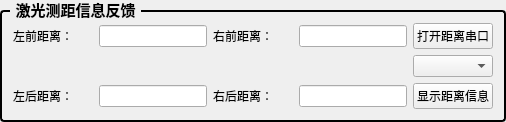
         <widget class="QGroupBox" name="groupBox_36">
          <property name="sizePolicy">
           <sizepolicy hsizetype="Preferred" vsizetype="Maximum">
            <horstretch>0</horstretch>
            <verstretch>0</verstretch>
           </sizepolicy>
          </property>
          <property name="maximumSize">
           <size>
            <width>16777215</width>
            <height>170</height>
           </size>
          </property>
          <property name="font">
           <font>
            <family>Microsoft YaHei UI</family>
            <pointsize>11</pointsize>
            <bold>true</bold>
           </font>
          </property>
          <property name="styleSheet">
           <string notr="true">QGroupBox {
    border: 2px solid #000000; /* 2px宽的黑色边框，可根据需要调整粗细和颜色 */
    border-radius: 4px; /* 可选：添加边框圆角 */
    margin-top: 10px; /* 为标题留出空间 */
}
QGroupBox::title {
    subcontrol-origin: margin;
    subcontrol-position: top left; /* 标题位置 */
    left: 10px; /* 标题左侧间距 */
    padding: 0 3px 0 3px; /* 标题文字周围留白 */
}</string>
          </property>
          <property name="title">
           <string>激光测距信息反馈</string>
          </property>
          <layout class="QGridLayout" name="gridLayout_16">
           <item row="0" column="0">
            <layout class="QGridLayout" name="gridLayout_23">
             <item row="0" column="2">
              <widget class="QLabel" name="label_343">
               <property name="sizePolicy">
                <sizepolicy hsizetype="Minimum" vsizetype="Preferred">
                 <horstretch>0</horstretch>
                 <verstretch>0</verstretch>
                </sizepolicy>
               </property>
               <property name="minimumSize">
                <size>
                 <width>80</width>
                 <height>0</height>
                </size>
               </property>
               <property name="maximumSize">
                <size>
                 <width>50</width>
                 <height>16777215</height>
                </size>
               </property>
               <property name="text">
                <string>右前距离：</string>
               </property>
              </widget>
             </item>
             <item row="2" column="3">
              <widget class="QLineEdit" name="Distance3"/>
             </item>
             <item row="0" column="1">
              <widget class="QLineEdit" name="Distance0"/>
             </item>
             <item row="1" column="4">
              <widget class="QComboBox" name="comboBoxPortNameDistance">
               <property name="sizePolicy">
                <sizepolicy hsizetype="Maximum" vsizetype="Maximum">
                 <horstretch>0</horstretch>
                 <verstretch>0</verstretch>
                </sizepolicy>
               </property>
               <property name="minimumSize">
                <size>
                 <width>20</width>
                 <height>0</height>
                </size>
               </property>
               <property name="maximumSize">
                <size>
                 <width>200</width>
                 <height>30</height>
                </size>
               </property>
              </widget>
             </item>
             <item row="2" column="4">
              <widget class="QPushButton" name="btn_ShowDistance">
               <property name="sizePolicy">
                <sizepolicy hsizetype="Maximum" vsizetype="Fixed">
                 <horstretch>0</horstretch>
                 <verstretch>0</verstretch>
                </sizepolicy>
               </property>
               <property name="maximumSize">
                <size>
                 <width>200</width>
                 <height>16777215</height>
                </size>
               </property>
               <property name="text">
                <string>显示距离信息</string>
               </property>
              </widget>
             </item>
             <item row="0" column="4">
              <widget class="QPushButton" name="btnOpenDistanceCOM">
               <property name="sizePolicy">
                <sizepolicy hsizetype="Maximum" vsizetype="Fixed">
                 <horstretch>0</horstretch>
                 <verstretch>0</verstretch>
                </sizepolicy>
               </property>
               <property name="maximumSize">
                <size>
                 <width>200</width>
                 <height>16777215</height>
                </size>
               </property>
               <property name="text">
                <string>打开距离串口</string>
               </property>
              </widget>
             </item>
             <item row="0" column="0">
              <widget class="QLabel" name="label_341">
               <property name="sizePolicy">
                <sizepolicy hsizetype="Minimum" vsizetype="Preferred">
                 <horstretch>0</horstretch>
                 <verstretch>0</verstretch>
                </sizepolicy>
               </property>
               <property name="minimumSize">
                <size>
                 <width>80</width>
                 <height>0</height>
                </size>
               </property>
               <property name="maximumSize">
                <size>
                 <width>50</width>
                 <height>16777215</height>
                </size>
               </property>
               <property name="text">
                <string>左前距离：</string>
               </property>
              </widget>
             </item>
             <item row="2" column="0">
              <widget class="QLabel" name="label_342">
               <property name="sizePolicy">
                <sizepolicy hsizetype="Minimum" vsizetype="Preferred">
                 <horstretch>0</horstretch>
                 <verstretch>0</verstretch>
                </sizepolicy>
               </property>
               <property name="minimumSize">
                <size>
                 <width>80</width>
                 <height>0</height>
                </size>
               </property>
               <property name="maximumSize">
                <size>
                 <width>50</width>
                 <height>16777215</height>
                </size>
               </property>
               <property name="text">
                <string>左后距离：</string>
               </property>
              </widget>
             </item>
             <item row="2" column="2">
              <widget class="QLabel" name="label_344">
               <property name="sizePolicy">
                <sizepolicy hsizetype="Minimum" vsizetype="Preferred">
                 <horstretch>0</horstretch>
                 <verstretch>0</verstretch>
                </sizepolicy>
               </property>
               <property name="minimumSize">
                <size>
                 <width>80</width>
                 <height>0</height>
                </size>
               </property>
               <property name="maximumSize">
                <size>
                 <width>50</width>
                 <height>16777215</height>
                </size>
               </property>
               <property name="text">
                <string>右后距离：</string>
               </property>
              </widget>
             </item>
             <item row="0" column="3">
              <widget class="QLineEdit" name="Distance1"/>
             </item>
             <item row="2" column="1">
              <widget class="QLineEdit" name="Distance2"/>
             </item>
            </layout>
           </item>
          </layout>
         </widget>
